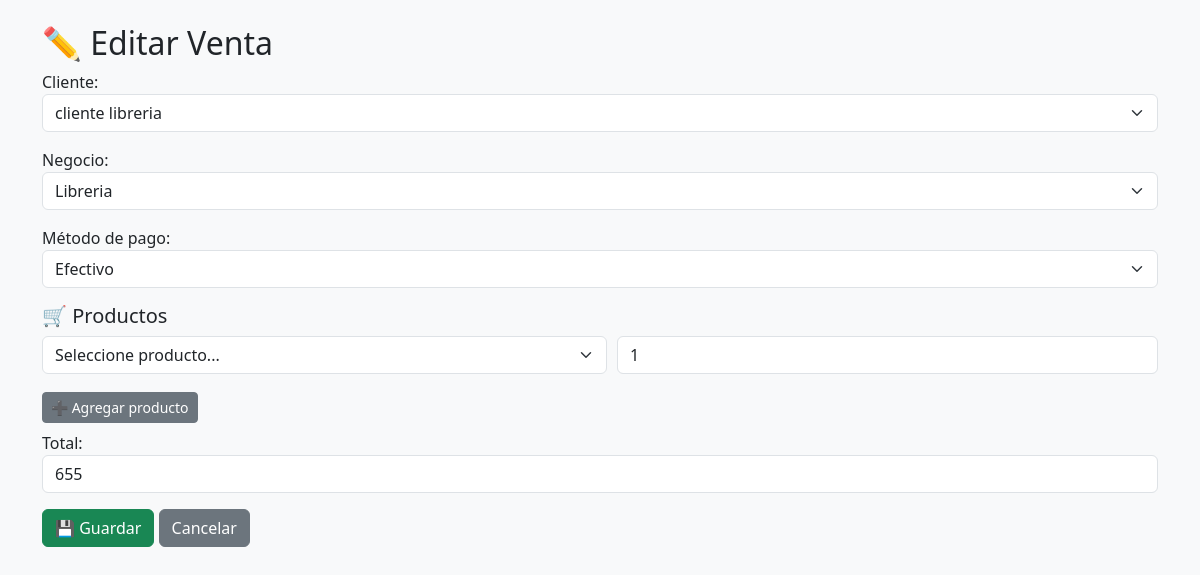
Screenshot of /libreria/ventas/ventas_form.php?id=8 (signed in) with the database file from the repository.
### tables this page shows
CREATE TABLE `ventas` (
  `id_venta` int(11) NOT NULL,
  `id_negocio` int(11) DEFAULT NULL,
  `id_usuario` int(11) DEFAULT NULL,
  `fecha` date DEFAULT NULL,
  `total` varchar(255) DEFAULT NULL,
  `metodo_pago` varchar(255) DEFAULT NULL,
  `solicitud` varchar(255) DEFAULT NULL
);

CREATE TABLE `negocios` (
  `id_negocio` int(11) NOT NULL,
  `nombre` varchar(255) DEFAULT NULL,
  `descripcion` text DEFAULT NULL
);

### libreria/ventas/ventas_form.php (the view, shortened to what this page needs)
<?php
include("../../backend/conexion.php");
$id = $_GET['id'] ?? null;
$fecha = $total = $solicitud = "";
$id_usuario = $id_negocio = "";
if ($id) {
    $sql = "SELECT * FROM ventas WHERE id_venta = $id";
    $venta = $conn->query($sql)->fetch_assoc();
    $total = $venta['total'];
    $solicitud = $venta['solicitud'];
    $id_usuario = $venta['id_usuario'];
    $id_negocio = $venta['id_negocio'];
}
$usuarios = $conn->query("SELECT id_usuario, CONCAT(nombre,' ',apellido) as nombre FROM usuarios WHERE id_rol = 3");
$negocios = $conn->query("SELECT * FROM negocios");
?>
<!DOCTYPE html>
<html lang="es">
<head>
  <link href="https://cdn.jsdelivr.net/npm/bootstrap@5.3.3/dist/css/bootstrap.min.css" rel="stylesheet">
</head>
<body class="bg-light">
<div class="container mt-4">
  <h2><?= $id ? "✏️ Editar Venta" : "➕ Nueva Venta" ?></h2>
  <form method="post" action="ventas_guardar.php">
    <div class="mb-3">
      <label>Cliente:</label>
      <select name="id_usuario" class="form-select" required>
        <?php while($u = $usuarios->fetch_assoc()) { ?>
          <option value="<?= $u['id_usuario'] ?>" <?= ($u['id_usuario']==$id_usuario)?"selected":"" ?>>
            <?= $u['nombre'] ?>
          </option>
        <?php } ?>
      </select>
    </div>
    <div class="mb-3">
      <label>Negocio:</label>
      <select name="id_negocio" class="form-select" required>
        <?php while($n = $negocios->fetch_assoc()) { ?>
          <option value="<?= $n['id_negocio'] ?>" <?= ($n['id_negocio']==$id_negocio)?"selected":"" ?>>
            <?= $n['nombre'] ?>
          </option>
        <?php } ?>
      </select>
    </div>
    <div class="mb-3">
      <label>Método de pago:</label>
      <select name="solicitud" class="form-select" required>
        <option value="Efectivo" <?= $solicitud=="Efectivo"?"selected":"" ?>>Efectivo</option>
      </select>
    </div>
    <h5>🛒 Productos</h5>
    <div id="productos-container">
      <div class="producto-row">
        <select name="productos[]" class="form-select" required>
          <option value="">Seleccione producto...</option>
        </select>
        <input type="number" name="cantidades[]" class="form-control" placeholder="Cantidad" min="1" value="1" required>
      </div>
    </div>
    <button type="button" class="btn btn-sm btn-secondary my-2" onclick="agregarProducto()">➕ Agregar producto</button>
    <div class="mb-3">
      <label>Total:</label>
      <input type="text" id="total" name="total" class="form-control" value="<?= $total ?>" readonly>
    </div>
    <button type="submit" class="btn btn-success">💾 Guardar</button>
    <a href="ventas_listar.php" class="btn btn-secondary">Cancelar</a>
  </form>
</div>
</body>
</html>

### libreria/ventas/ventas_form.php (style rules this page uses)
.producto-row { display:flex; align-items:center; gap:10px; margin-bottom:10px; }
.producto-row select, .producto-row input { flex:1; }

### rows the page displays
ventas: id_usuario "cliente libreria", id_negocio "Libreria", total "655"
